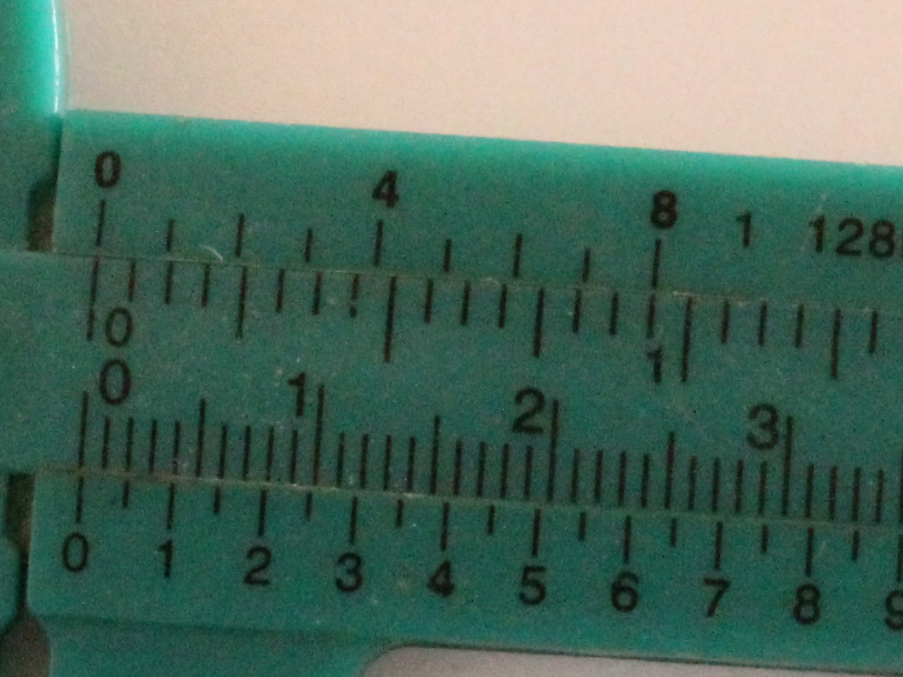
#> input picture YOUNG_ESTATICO/captura1.png, 903 x 677 px
$ python levanta_capturas.py
#> lines starting #> are read from the running program, lines starting #| are printed output that depends on the picture
import imageio
import matplotlib.pyplot as plt, numpy as np
# Tanto imageio como matplotlib tienen funciones imread. La de imageio carga enteros entre 0 y 255,
# mientras que matplotlib carga entre 0 y 1. Pueden usar cualquiera de las dos.
imagen = imageio.imread('captura1.png')
#> imagen is the input picture: shape (677, 903, 4); mean R, G, B, A 78.8, 108.9, 94.4, 255
imagen.shape # R, G, B. Son
for i in range(3):
    imagen1 = imagen[:, :, 3] - imagen[:, :, i]
    fig, ax = plt.figure(), plt.imshow(imagen1)
    fig.colorbar(ax)
    fig.show()
#> this loop made 3 passes
#> pass 1, `imagen1 = imagen[:, :, 3] - imagen[:, :, i]`:
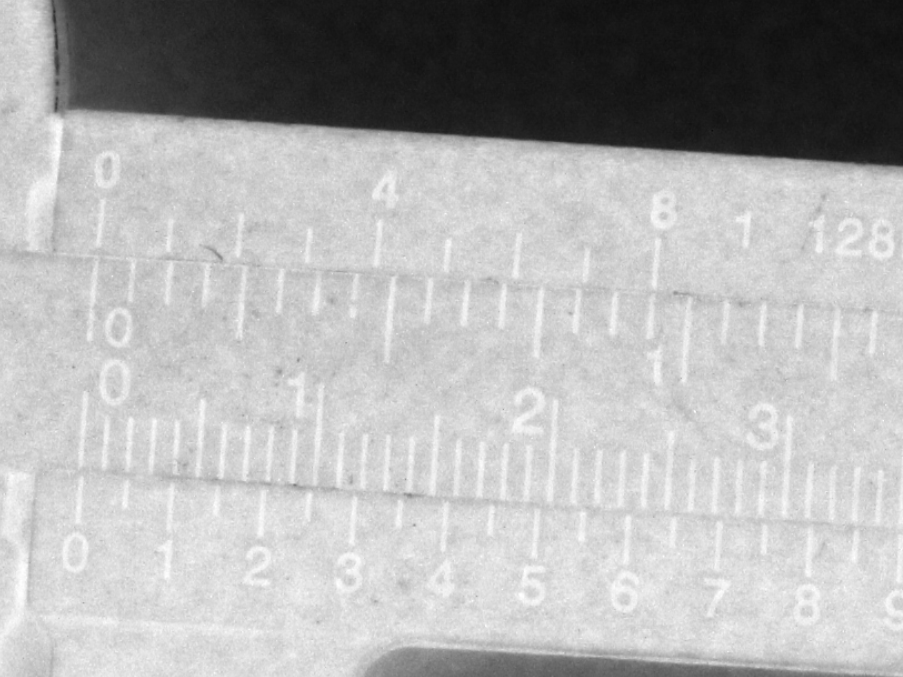
#> imagen1: shape (677, 903); min 13, max 255, mean 176.2
#> pass 1, `fig.show()`:
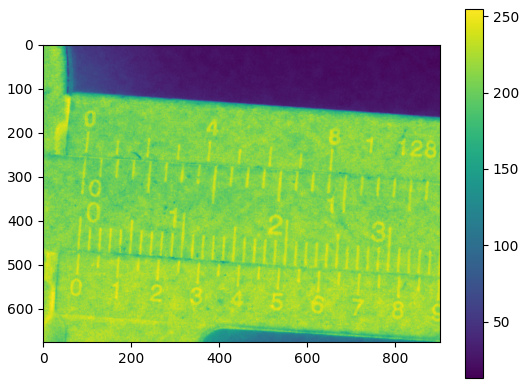
#> figure drawn by matplotlib, 2 panels
#> pass 2, `imagen1 = imagen[:, :, 3] - imagen[:, :, i]`:
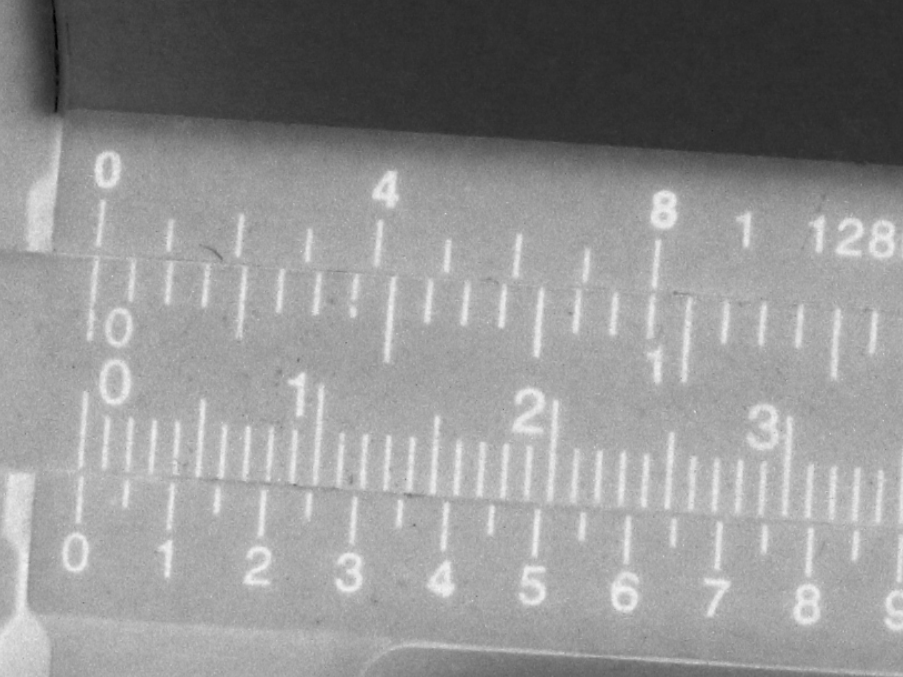
#> imagen1: shape (677, 903); min 1, max 243, mean 146.1
#> pass 2, `fig.show()`:
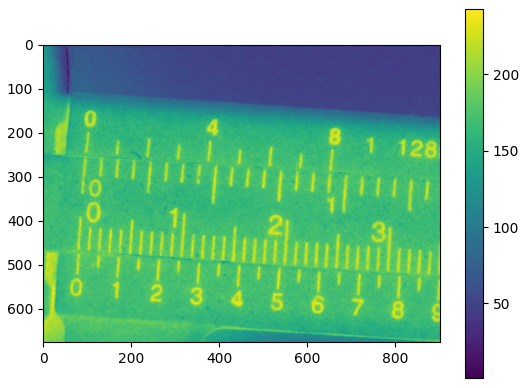
#> figure drawn by matplotlib, 2 panels
#> pass 3, `imagen1 = imagen[:, :, 3] - imagen[:, :, i]`:
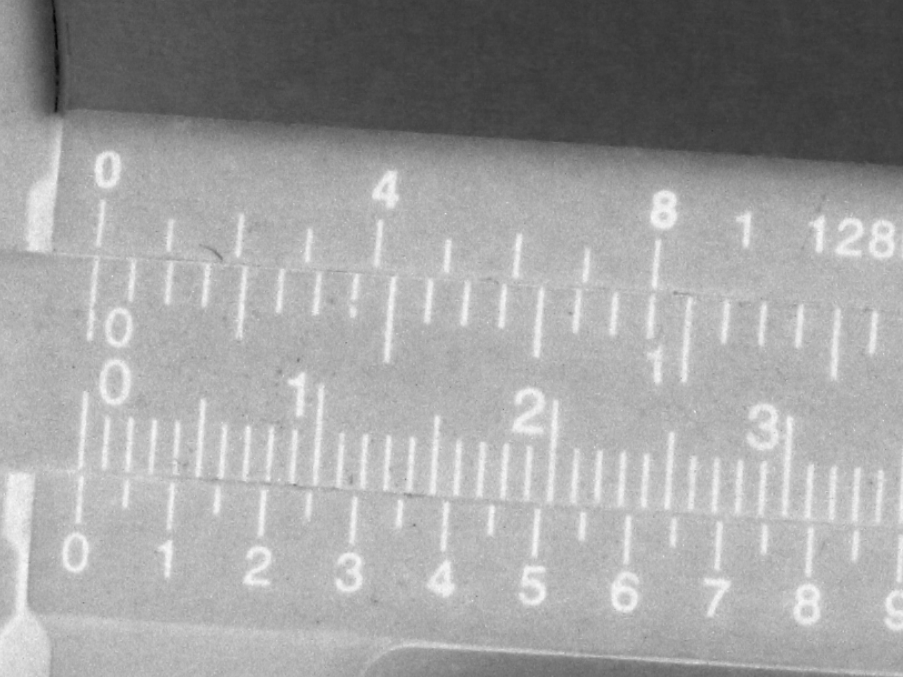
#> imagen1: shape (677, 903); min 2, max 248, mean 160.6

# Deteccion de bordes:

# Núcleo de convolución
# Operador de Sobel
s = np.array([[1,2,1],[0,0,0],[-1,-2,-1]])
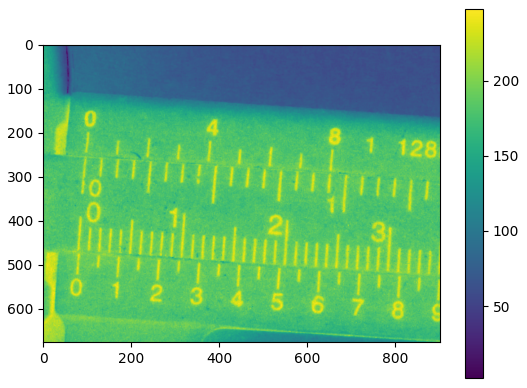
#> figure drawn by matplotlib, 2 panels
